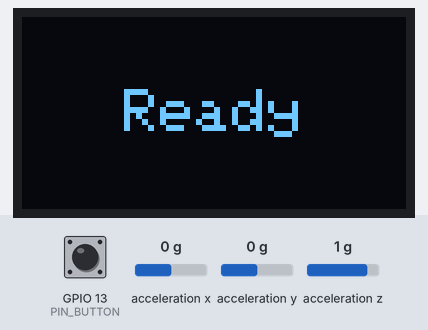
The sketch below on a simulated ESP32. Shown: 128×64 one-colour display. Wiring (inferred from the names in the program): ADXL345 accelerometer at I2C address 0x53. The test bench sets the inputs (shaded band); at power-on: GPIO 13 (PIN_BUTTON) HIGH, acceleration x 0 g, acceleration y 0 g, acceleration z 1 g. What the sketch prints to the serial monitor is not drawn.

Above: at 1.4 s.
1.5 s: GPIO 13 (PIN_BUTTON) pulled LOW for 0.15 s
At 3.3 s:
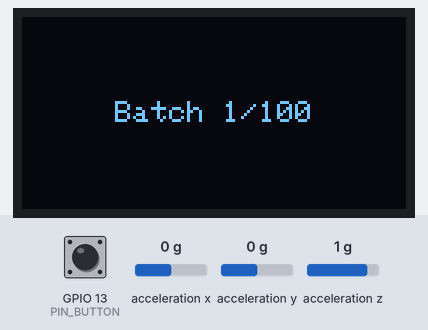
At 3.9 s:
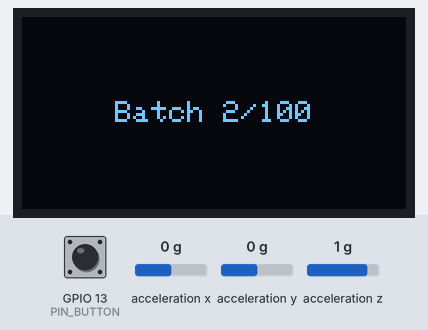
4.6 s: acceleration x set to 0.8 g
Timing chart, 0 to 6.3 s (numbered marks = the images above; inputs shaded):
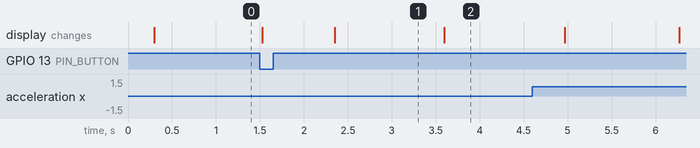

Measured:
- after the input at 1.5 s, the display: first changes at once (image 1 shows a later state)
- what the display in image 1 shows lasts 1.2 s, from 2.4 s to 3.6 s

The sketch:

Firmware.ino
```cpp
/*
 * V.S.P.M. - Vibration Sensing and Predictive Maintenance
 * ESP32 (NodeMCU-32S) dual-core FreeRTOS firmware - 100-batch run version
 *
 * Hardware (unchanged)
 *   ADXL345 accelerometer : I2C bus 0, SDA = 21, SCL = 22
 *   SSD1306 128x64 OLED   : I2C bus 1, SDA = 32, SCL = 33
 *   Trigger button        : GPIO 13 (INPUT_PULLUP, active LOW)
 *
 * State machine (owner in brackets)
 *
 *   READY --button--> RUNNING (batch 1..100) --100th batch sent--> COMPLETE --hold--> READY
 *   UI=Ready          UI=Sensing... / Batch n/100                  UI=100 Batch complete   UI=Ready
 *
 *   READY -> RUNNING   : samplingTask (Core 1), the moment it wakes from the ISR notification
 *   RUNNING -> COMPLETE: transmitTask (Core 0), right after batch 100 is flushed out of the UART
 *   COMPLETE -> READY  : transmitTask (Core 0), after COMPLETE_HOLD_MS
 *   RUNNING -> READY   : transmitTask (Core 0), after a sensor fault ("---RUN ABORTED---")
 *   Button presses are ignored unless the state is READY.
 *
 * Core layout
 *   Core 1 (APP_CPU) : samplingTask  (priority 3) - ONLY touches the ADXL345 (I2C bus 0)
 *   Core 0 (PRO_CPU) : transmitTask  (priority 2) - ONLY touches Serial and the OLED
 *
 * Buffer handoff (ping-pong, zero-copy)
 *   Two sample buffers exist. Two queues carry small messages, never the data:
 *     freeQ : indices of EMPTY buffers  (Core 0 -> Core 1)
 *     fullQ : messages about FILLED buffers / run events (Core 1 -> Core 0)
 *   A buffer index lives in exactly one place at a time (freeQ, the sampler, fullQ,
 *   or the transmitter), so a buffer is never read and written at the same time.
 *   Core 0 converts a batch to text in a separate staging buffer, then returns the
 *   sample buffer to freeQ BEFORE the slow UART transfer, so Core 1 can already be
 *   filling it again while the bytes are still leaving the chip.
 *   Backpressure: if both buffers are full, Core 1 blocks on freeQ (no data is
 *   overwritten or dropped). With a 115200 baud link a batch takes ~1 s to send but
 *   0.8 s to sample, so after a few batches the run is paced by the serial link.
 *   Samples inside a batch are always 1 kHz; there can be gaps BETWEEN batches.
 *
 * Serial output (115200 baud). Per batch (format unchanged):
 *   ---BATCH START---
 *   X,Y,Z          (800 lines, raw ADXL345 counts; 256 LSB/g at +/-2 g full-res)
 *   ---BATCH END---
 * After the 100th batch one extra line follows:
 *   ---RUN COMPLETE---
 * If the sensor fails mid-run, the run ends with:
 *   ---RUN ABORTED---
 *
 * IMPORTANT: once the tasks are running, ONLY transmitTask (Core 0) may write to
 * Serial or the OLED. Any stray print from Core 1 would corrupt the batch stream.
 *
 * Libraries (Arduino Library Manager): "Adafruit SSD1306", "Adafruit GFX Library"
 * The ADXL345 is driven directly over I2C (no library).
 */

#include <Arduino.h>
#include <Wire.h>
#include <Adafruit_GFX.h>
#include <Adafruit_SSD1306.h>

// --------------------------------------------------------------------------
// Pin / device configuration (unchanged)
// --------------------------------------------------------------------------
#define PIN_ADXL_SDA   21
#define PIN_ADXL_SCL   22
#define PIN_OLED_SDA   32
#define PIN_OLED_SCL   33
#define PIN_BUTTON     13

#define OLED_WIDTH     128
#define OLED_HEIGHT    64
#define OLED_ADDR      0x3C      // some modules use 0x3D
#define I2C_FREQ_HZ    400000    // fast mode on both buses

#define ADXL_ADDR      0x53      // ALT ADDRESS pin low (default)
#define ADXL_REG_DEVID     0x00
#define ADXL_REG_BW_RATE   0x2C
#define ADXL_REG_POWER_CTL 0x2D
#define ADXL_REG_DATA_FMT  0x31
#define ADXL_REG_DATAX0    0x32
#define ADXL_DEVID_VALUE   0xE5

// ODR 1600 Hz (BW_RATE = 0x0E). We read at 1 kHz, so a fresh sample is always
// waiting when we poll.
#define ADXL_BW_RATE_1600HZ 0x0E
// DATA_FORMAT 0x08 = FULL_RES bit set, range +/-2 g (256 LSB/g)
#define ADXL_DATA_FMT       0x08
#define ADXL_POWER_MEASURE  0x08

// --------------------------------------------------------------------------
// Sampling / run configuration
// --------------------------------------------------------------------------
#define SAMPLE_RATE_HZ      1000
#define SAMPLE_PERIOD_US    (1000000UL / SAMPLE_RATE_HZ)   // 1000 us
#define BATCH_SIZE          800                            // 0.8 s of data
#define BATCHES_PER_RUN     100                            // batches per button press

#define NUM_BUFFERS         2      // ping-pong
#define TRIGGER_DEBOUNCE_MS 250    // ignore edges closer together than this
#define TRIGGER_SETTLE_MS   0      // optional wait after the press before batch 1
                                   // (e.g. 300 to let finger/button vibration die out)
#define COMPLETE_HOLD_MS    1500   // how long "100 Batch complete" stays on screen
#define ERROR_HOLD_MS       1500   // how long "I2C Error" stays on screen
#define SHOW_PROGRESS       1      // 1 = show "Batch n/100" on the OLED (~25 ms per batch)

// Serial framing strings (the Python collector matches these exactly)
#define MARK_START        "---BATCH START---"
#define MARK_END          "---BATCH END---"
#define MARK_RUN_COMPLETE "---RUN COMPLETE---"
#define MARK_RUN_ABORT    "---RUN ABORTED---"

// Worst case text per sample line is "-32768,-32768,-32768\n" = 21 bytes.
#define TX_TEXT_MAX (BATCH_SIZE * 22 + 128)

// One batch of raw samples (800 * 3 * 2 = 4800 bytes).
struct SampleBatch {
  int16_t x[BATCH_SIZE];
  int16_t y[BATCH_SIZE];
  int16_t z[BATCH_SIZE];
};

// Messages from Core 1 to Core 0 on fullQ.
enum MsgType : uint8_t { MSG_RUN_START = 0, MSG_BATCH = 1, MSG_RUN_ABORT = 2 };
struct BatchMsg {
  uint8_t type;
  uint8_t buf;      // which ping-pong buffer holds the data (MSG_BATCH only)
  uint8_t number;   // 1..BATCHES_PER_RUN (MSG_BATCH only)
};

enum RunState : uint8_t { STATE_READY = 0, STATE_RUNNING = 1, STATE_COMPLETE = 2 };

// --------------------------------------------------------------------------
// Globals
// --------------------------------------------------------------------------
// One hardware I2C peripheral per device so slow OLED traffic can never stall
// the 1 kHz sensor reads.
TwoWire I2C_SENSOR = TwoWire(0);   // I2C bus 0 -> ADXL345
TwoWire I2C_DISPLAY = TwoWire(1);  // I2C bus 1 -> SSD1306

Adafruit_SSD1306 display(OLED_WIDTH, OLED_HEIGHT, &I2C_DISPLAY, -1,
                         I2C_FREQ_HZ, I2C_FREQ_HZ);

volatile RunState runState = STATE_READY;     // see state machine above
volatile TaskHandle_t samplingTaskHandle = NULL;

QueueHandle_t freeQ = NULL;   // uint8_t buffer indices, Core 0 -> Core 1
QueueHandle_t fullQ = NULL;   // BatchMsg,               Core 1 -> Core 0

// Large buffers are static (not on task stacks).
static SampleBatch buffers[NUM_BUFFERS];   // ping-pong sample buffers
static char txText[TX_TEXT_MAX];           // text staging buffer, owned by Core 0 only

// --------------------------------------------------------------------------
// ISR: trigger on GPIO 13 (FALLING edge = button pressed, active LOW)
// --------------------------------------------------------------------------
void IRAM_ATTR onTrigger() {
  static uint32_t lastAcceptedMs = 0;

  // Only the READY state accepts a trigger; presses during a run or during the
  // "complete" screen are ignored (this also swallows release bounce).
  if (runState != STATE_READY) return;

  // Debounce: ignore edges that arrive too soon after the last ACCEPTED press.
  uint32_t now = millis();
  if ((uint32_t)(now - lastAcceptedMs) < TRIGGER_DEBOUNCE_MS) return;
  lastAcceptedMs = now;

  // Wake samplingTask. A task notification is cheaper than a polled flag and
  // lets the sampler sleep with zero CPU use while idle.
  BaseType_t woken = pdFALSE;
  vTaskNotifyGiveFromISR(samplingTaskHandle, &woken);
  if (woken) portYIELD_FROM_ISR();
}

// --------------------------------------------------------------------------
// OLED helper: draw one message centered horizontally AND vertically
// (Core 0 only after the tasks start)
// --------------------------------------------------------------------------
void showMessage(const char *text) {
  int16_t x1, y1;
  uint16_t w, h;

  display.clearDisplay();
  display.setTextColor(SSD1306_WHITE);
  display.setTextWrap(false);

  // Prefer big text (size 2); fall back to size 1 if the string is too wide.
  display.setTextSize(2);
  display.getTextBounds(text, 0, 0, &x1, &y1, &w, &h);
  if (w > OLED_WIDTH) {
    display.setTextSize(1);
    display.getTextBounds(text, 0, 0, &x1, &y1, &w, &h);
  }

  display.setCursor((OLED_WIDTH - w) / 2 - x1, (OLED_HEIGHT - h) / 2 - y1);
  display.print(text);
  display.display();
}

// --------------------------------------------------------------------------
// ADXL345 low-level I2C helpers (bus 0) - unchanged
// --------------------------------------------------------------------------
bool adxlWrite(uint8_t reg, uint8_t value) {
  I2C_SENSOR.beginTransmission(ADXL_ADDR);
  I2C_SENSOR.write(reg);
  I2C_SENSOR.write(value);
  return I2C_SENSOR.endTransmission() == 0;
}

bool adxlRead(uint8_t reg, uint8_t &value) {
  I2C_SENSOR.beginTransmission(ADXL_ADDR);
  I2C_SENSOR.write(reg);
  if (I2C_SENSOR.endTransmission(false) != 0) return false;   // repeated start
  if (I2C_SENSOR.requestFrom((uint8_t)ADXL_ADDR, (uint8_t)1) != 1) return false;
  value = I2C_SENSOR.read();
  return true;
}

// Burst-read X, Y, Z (6 bytes, little-endian) in a single transaction.
bool adxlReadXYZ(int16_t &x, int16_t &y, int16_t &z) {
  I2C_SENSOR.beginTransmission(ADXL_ADDR);
  I2C_SENSOR.write(ADXL_REG_DATAX0);
  if (I2C_SENSOR.endTransmission(false) != 0) return false;
  if (I2C_SENSOR.requestFrom((uint8_t)ADXL_ADDR, (uint8_t)6) != 6) return false;
  uint8_t b[6];
  for (uint8_t i = 0; i < 6; i++) b[i] = I2C_SENSOR.read();
  x = (int16_t)((b[1] << 8) | b[0]);
  y = (int16_t)((b[3] << 8) | b[2]);
  z = (int16_t)((b[5] << 8) | b[4]);
  return true;
}

// Verify the chip ID and configure ODR / range / measurement mode.
bool adxlInit() {
  uint8_t id = 0;
  if (!adxlRead(ADXL_REG_DEVID, id)) return false;     // no ACK on the bus
  if (id != ADXL_DEVID_VALUE) return false;            // wrong device
  if (!adxlWrite(ADXL_REG_POWER_CTL, 0x00)) return false;   // standby while configuring
  if (!adxlWrite(ADXL_REG_BW_RATE, ADXL_BW_RATE_1600HZ)) return false;
  if (!adxlWrite(ADXL_REG_DATA_FMT, ADXL_DATA_FMT)) return false;
  if (!adxlWrite(ADXL_REG_POWER_CTL, ADXL_POWER_MEASURE)) return false;
  delay(10);
  return true;
}

// Unrecoverable boot error: report on Serial (and OLED if it works), then halt.
// Only used from setup(), before the tasks exist.
void haltWithError(const char *serialMsg, bool oledAvailable) {
  if (oledAvailable) showMessage("I2C Error");
  while (true) {
    Serial.println(serialMsg);
    delay(2000);
  }
}

// --------------------------------------------------------------------------
// Collect exactly BATCH_SIZE samples at 1 kHz. Returns false on an I2C failure.
// Timing is a fixed-period schedule (nextTick += period), so errors never
// accumulate. Runs on Core 1 only.
// --------------------------------------------------------------------------
bool collectBatch(SampleBatch &batch) {
  uint32_t nextTick = micros();
  for (int i = 0; i < BATCH_SIZE; i++) {
    // Signed subtraction is safe across micros() overflow.
    while ((int32_t)(micros() - nextTick) < 0) { /* wait for slot */ }
    nextTick += SAMPLE_PERIOD_US;

    if (!adxlReadXYZ(batch.x[i], batch.y[i], batch.z[i])) {
      return false;   // sensor disappeared / bus fault
    }
  }
  return true;
}

// Small helper: send a control message (no buffer) to Core 0.
static void sendCtrl(uint8_t type) {
  BatchMsg m = { type, 0, 0 };
  xQueueSend(fullQ, &m, portMAX_DELAY);
}

// --------------------------------------------------------------------------
// Core 1 task (producer): wait for trigger, then sample BATCHES_PER_RUN batches
// --------------------------------------------------------------------------
void samplingTask(void *param) {
  for (;;) {
    // Sleep (no polling) until the ISR gives a notification.
    ulTaskNotifyTake(pdTRUE, portMAX_DELAY);

    runState = STATE_RUNNING;            // READY -> RUNNING (ISR now ignores presses)
    sendCtrl(MSG_RUN_START);             // Core 0 shows "Sensing..."

    if (TRIGGER_SETTLE_MS > 0) vTaskDelay(pdMS_TO_TICKS(TRIGGER_SETTLE_MS));

    bool ok = true;
    for (uint8_t n = 1; n <= BATCHES_PER_RUN; n++) {
      // 1) Get an EMPTY buffer. Blocks here (backpressure) if Core 0 is behind.
      uint8_t idx;
      xQueueReceive(freeQ, &idx, portMAX_DELAY);

      // 2) Fill it. We exclusively own buffers[idx] until we hand it over.
      if (!collectBatch(buffers[idx])) {
        xQueueSend(freeQ, &idx, portMAX_DELAY);   // give the buffer back, nothing leaks
        ok = false;
        break;
      }

      // 3) Hand it over. After this send we must not touch buffers[idx] again.
      BatchMsg m = { MSG_BATCH, idx, n };
      xQueueSend(fullQ, &m, portMAX_DELAY);
    }

    if (!ok) sendCtrl(MSG_RUN_ABORT);
    // Back to the top: wait for the next trigger (state is reset by Core 0).
  }
}

// --------------------------------------------------------------------------
// Convert one batch to text in txText. Returns the number of bytes.
// One big buffer + one Serial.write is much faster than 800 printf() calls.
// --------------------------------------------------------------------------
static size_t formatBatch(const SampleBatch &b, bool lastOfRun) {
  char *p = txText;
  char *const end = txText + sizeof(txText);

  p += snprintf(p, end - p, MARK_START "\n");
  for (int i = 0; i < BATCH_SIZE; i++) {
    p += snprintf(p, end - p, "%d,%d,%d\n", b.x[i], b.y[i], b.z[i]);
  }
  p += snprintf(p, end - p, MARK_END "\n");
  if (lastOfRun) p += snprintf(p, end - p, MARK_RUN_COMPLETE "\n");
  return (size_t)(p - txText);
}

// --------------------------------------------------------------------------
// Core 0 task (consumer): serial TX + OLED + owner of the end-of-run states
// --------------------------------------------------------------------------
void transmitTask(void *param) {
  for (;;) {
    BatchMsg m;
    if (xQueueReceive(fullQ, &m, portMAX_DELAY) != pdTRUE) continue;

    switch (m.type) {

      case MSG_RUN_START:
        showMessage("Sensing...");
        break;

      case MSG_BATCH: {
        const bool last = (m.number == BATCHES_PER_RUN);

#if SHOW_PROGRESS
        char prog[24];
        snprintf(prog, sizeof(prog), "Batch %u/%d", m.number, BATCHES_PER_RUN);
        showMessage(prog);
#endif

        // Copy-out as text, then immediately return the sample buffer so
        // Core 1 can refill it while the UART is still busy below.
        size_t len = formatBatch(buffers[m.buf], last);
        xQueueSend(freeQ, &m.buf, portMAX_DELAY);

        Serial.write((const uint8_t *)txText, len);   // blocks until queued to UART
        Serial.flush();                               // wait until the last byte left

        if (last) {
          // 100th batch is fully on the wire -> RUNNING -> COMPLETE
          runState = STATE_COMPLETE;
          char done[32];
          snprintf(done, sizeof(done), "%d Batch complete", BATCHES_PER_RUN);
          showMessage(done);
          vTaskDelay(pdMS_TO_TICKS(COMPLETE_HOLD_MS));

          // UI first, THEN allow a new trigger, so "Ready" can never overwrite
          // a "Sensing..." from a new run.
          showMessage("Ready");
          runState = STATE_READY;
        }
        break;
      }

      case MSG_RUN_ABORT:
        // Sensor fault: earlier batches were already sent (queue order), then this.
        Serial.print(MARK_RUN_ABORT "\n");
        Serial.flush();
        showMessage("I2C Error");
        vTaskDelay(pdMS_TO_TICKS(ERROR_HOLD_MS));
        showMessage("Ready");
        runState = STATE_READY;
        break;
    }
  }
}

// --------------------------------------------------------------------------
// Arduino entry points
// --------------------------------------------------------------------------
void setup() {
  Serial.begin(115200);
  delay(200);

  // ---- Bring up bus 1 + OLED first, so later errors can be shown on screen ----
  I2C_DISPLAY.begin(PIN_OLED_SDA, PIN_OLED_SCL, I2C_FREQ_HZ);
  if (!display.begin(SSD1306_SWITCHCAPVCC, OLED_ADDR)) {
    haltWithError("ERROR: SSD1306 OLED init failed (check wiring on SDA=32, SCL=33, address 0x3C).",
                  false);
  }
  showMessage("Booting");

  // ---- Bring up bus 0 + ADXL345 ----
  I2C_SENSOR.begin(PIN_ADXL_SDA, PIN_ADXL_SCL, I2C_FREQ_HZ);
  if (!adxlInit()) {
    haltWithError("ERROR: ADXL345 init failed (check wiring on SDA=21, SCL=22, address 0x53).",
                  true);
  }

  // ---- Queues ----
  // freeQ: NUM_BUFFERS indices. fullQ: room for every buffer plus the
  // RUN_START and RUN_ABORT control messages, so Core 1 never blocks on them.
  freeQ = xQueueCreate(NUM_BUFFERS, sizeof(uint8_t));
  fullQ = xQueueCreate(NUM_BUFFERS + 2, sizeof(BatchMsg));
  if (freeQ == NULL || fullQ == NULL) {
    haltWithError("ERROR: could not allocate queues (out of heap).", true);
  }
  // Both buffers start EMPTY, so both indices start in freeQ.
  for (uint8_t i = 0; i < NUM_BUFFERS; i++) {
    xQueueSend(freeQ, &i, 0);
  }

  // Final "Ready" is drawn here, BEFORE the tasks exist, so there is no chance
  // of two cores talking to the OLED at once.
  showMessage("Ready");
  runState = STATE_READY;

  // ---- Task creation with core pinning ----
  // xTaskCreatePinnedToCore(fn, name, stack_bytes, param, priority, handle, core)
  // Core 1: sampler, high priority so the 1 kHz loop is never pre-empted.
  xTaskCreatePinnedToCore(samplingTask, "SamplingTask", 6144, NULL, 3,
                          (TaskHandle_t *)&samplingTaskHandle, 1);
  // Core 0: serial + OLED. Larger stack because of snprintf. Mostly blocked.
  xTaskCreatePinnedToCore(transmitTask, "TransmitTask", 8192, NULL, 2, NULL, 0);

  // ---- Button + ISR: attached LAST, once the task handle exists ----
  pinMode(PIN_BUTTON, INPUT_PULLUP);
  attachInterrupt(digitalPinToInterrupt(PIN_BUTTON), onTrigger, FALLING);
}

void loop() {
  // Everything happens in the FreeRTOS tasks. Park the Arduino loop task forever.
  vTaskDelay(portMAX_DELAY);
}

/*
 * ---------------------------------------------------------------------------
 * HARDWARE VERIFICATION CHECKLIST
 * ---------------------------------------------------------------------------
 *  [ ] Boot: OLED shows "Booting" then "Ready"; no serial text appears at boot.
 *  [ ] One press -> "Sensing...", then "Batch 1/100" ... "Batch 100/100".
 *  [ ] Serial capture shows exactly 100 x (START, 800 lines, END), then one
 *      ---RUN COMPLETE--- line. No other text mixed into the stream.
 *  [ ] Every batch has exactly 800 "x,y,z" lines (the Python collector reports
 *      any bad batch).
 *  [ ] OLED shows "100 Batch complete" right after the last batch, then "Ready".
 *  [ ] Presses during the run or during "100 Batch complete" are ignored.
 *  [ ] A second press after "Ready" starts a clean new run (batch counter restarts).
 *  [ ] Bounce test: one physical press never starts two runs.
 *  [ ] Full run takes roughly 100-110 s at 115200 baud (serial-limited).
 *  [ ] Sample timing: put a known vibration (e.g. 200 Hz motor) on the sensor
 *      and confirm the peak sits at ~200 Hz in an FFT (confirms true 1 kHz rate).
 *  [ ] Fault test: unplug the ADXL345 SDA wire mid-run -> "---RUN ABORTED---"
 *      on serial, "I2C Error" on OLED, then back to "Ready".
 *  [ ] Optional: log uxTaskGetStackHighWaterMark() once during development to
 *      confirm both tasks have stack headroom (never print it during a run).
 */
```
